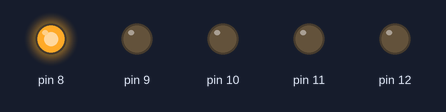
Bench run of a sketch on a simulated Arduino Uno, built with avr-gcc and run on an emulated ATmega328P. Parts: output pins drawn as LEDs (lit = HIGH).

Above: at 0.5 s.
At 2.5 s:
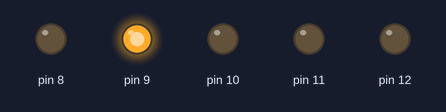
At 4.5 s:
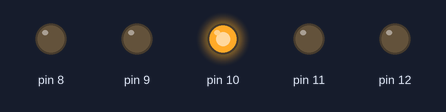
At 6.5 s:
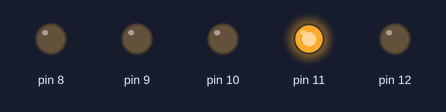
At 8.5 s:
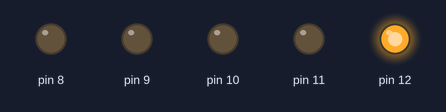
At 11.5 s:
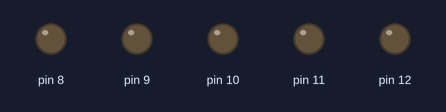
Timing chart, 0 to 13.0 s (numbered marks = the images above):
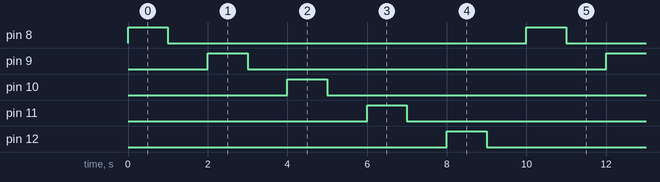

Measured:
- by itself, pin 8–12: alternates HIGH for 1.0 s and LOW for 9.0 s
- by itself, everything shown: repeats every 10.0 s, in 10 steps

The sketch:

juego_de_luces_con_led1.ino
```cpp
void blink (int pin, int msek){
digitalWrite (pin, HIGH);
delay (msek);
digitalWrite (pin, LOW);
delay (msek);
}

void setup() {
  // put your setup code here, to run once:
  pinMode(8,OUTPUT);
  pinMode(9,OUTPUT);
  pinMode(10,OUTPUT);
  pinMode(11,OUTPUT);
  pinMode(12,OUTPUT);
}

void loop() {
  // Parpadeo
blink (8,1000); //Dauer in Millisekunden
blink (9,1000);
blink (10,1000);
blink (11,1000);
blink (12,1000);
}
```
